Frame 1 (no input): blank canvas, image omitted
Frame 60 (no input): blank canvas, image omitted
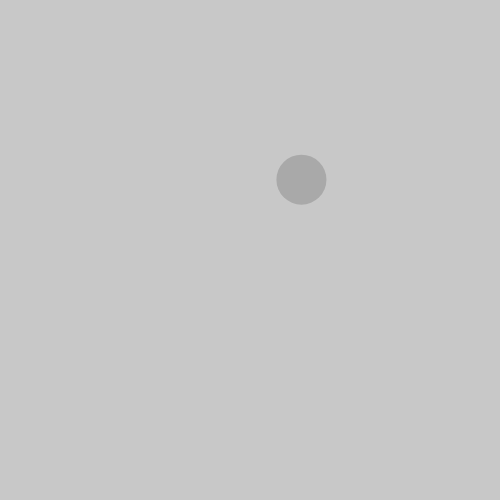
Frame 120 (the mouse pressed at the canvas centre since frame 60)

The p5.js sketch whose frames 1 and 60 were blank and that drew this single picture after the mouse press (run headless with seeded random() and noise() and a simulated clock; from frame 60 on, the mouse is pressed at the canvas centre):

// p5.js sketch
// ── sketch.js
var nb = 0;
var x = new Array(nb);
var y = new Array(nb);
var vx = new Array(nb);
var vy = new Array(nb);


function keyPressed()
{
	if (key == "A")
	{
		print("hello !");
	}

}

function mousePressed()
{
	x[nb] = mouseX;
	y[nb] = mouseY;
	vx[nb] = random(-2,2);
	vy[nb] = random(-2,2);

	nb = nb+1;
}

function setup()
{
	createCanvas(500,500);
	background(200,200,200);

	for ( var i=0; i<nb; i=i+1 )
	{
		x[i] = 250;
		y[i] = 250;
		vx[i] = random(-2,2);
		vy[i] = random(-2,2);
	}


	print( x[2] );
}

function draw()
{
	background(200,200,200)
	noStroke();
	fill(0,40)
	for ( var i=0; i<nb; i=i+1 )
	{
		x[i] = x[i] + vx[i];
		y[i] = y[i] + vy[i];

		if (x[i]+25 >= 500)
		{
			vx[i] = -vx[i];	
		}

		if (x[i]-25 <= 0)
		{
			vx[i] = -vx[i];	
		}

		if (y[i]+25 >= 500)
		{
			vy[i] = -vy[i];	
		}

		if (y[i]-25 <= 0)
		{
			vy[i] = -vy[i];	
		}		



		ellipse( x[i], y[i], 50 );
	}

	/*
	ellipse( x[0], 25, 50 );
	ellipse( x[1], 25, 50 );
	ellipse( x[2], 25, 50 );
	ellipse( x[3], 25, 50 );
	ellipse( x[4], 25, 50 );
	*/
}
